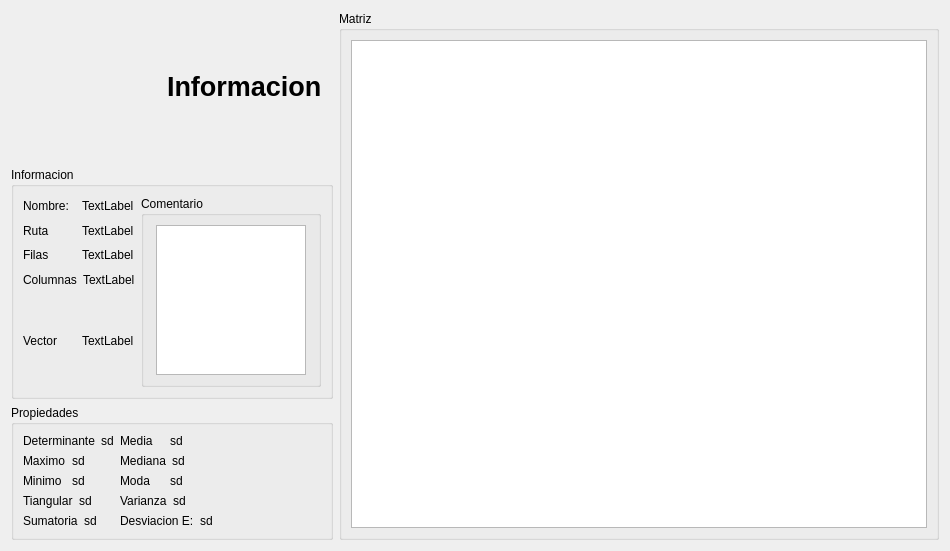
                <widget class="QWidget" name="baseSalidasPage3">
                 <layout class="QGridLayout" name="gridLayout_18">
                  <item row="0" column="0">
                   <layout class="QHBoxLayout" name="horizontalLayout_29">
                    <item>
                     <layout class="QVBoxLayout" name="verticalLayout_11">
                      <item>
                       <layout class="QHBoxLayout" name="horizontalLayout_11">
                        <item>
                         <widget class="QLabel" name="label_18">
                          <property name="minimumSize">
                           <size>
                            <width>150</width>
                            <height>150</height>
                           </size>
                          </property>
                          <property name="maximumSize">
                           <size>
                            <width>150</width>
                            <height>150</height>
                           </size>
                          </property>
                          <property name="styleSheet">
                           <string notr="true">border-image: url(:/new/prefix1/iconos/informacion.png);</string>
                          </property>
                          <property name="text">
                           <string/>
                          </property>
                         </widget>
                        </item>
                        <item>
                         <widget class="QLabel" name="label_16">
                          <property name="font">
                           <font>
                            <pointsize>20</pointsize>
                            <bold>true</bold>
                           </font>
                          </property>
                          <property name="text">
                           <string>Informacion</string>
                          </property>
                         </widget>
                        </item>
                       </layout>
                      </item>
                      <item>
                       <layout class="QVBoxLayout" name="verticalLayout_10">
                        <item>
                         <widget class="QGroupBox" name="groupBox_3">
                          <property name="title">
                           <string>Informacion</string>
                          </property>
                          <layout class="QGridLayout" name="gridLayout_16">
                           <item row="0" column="0">
                            <layout class="QHBoxLayout" name="horizontalLayout_17">
                             <item>
                              <layout class="QVBoxLayout" name="verticalLayout_7">
                               <item>
                                <layout class="QVBoxLayout" name="verticalLayout_6">
                                 <item>
                                  <layout class="QVBoxLayout" name="verticalLayout_5">
                                   <item>
                                    <layout class="QHBoxLayout" name="horizontalLayout_12">
                                     <item>
                                      <widget class="QLabel" name="label_20">
                                       <property name="text">
                                        <string>Nombre:</string>
                                       </property>
                                      </widget>
                                     </item>
                                     <item>
                                      <widget class="QLabel" name="iNombre">
                                       <property name="text">
                                        <string>TextLabel</string>
                                       </property>
                                      </widget>
                                     </item>
                                    </layout>
                                   </item>
                                   <item>
                                    <layout class="QHBoxLayout" name="horizontalLayout_13">
                                     <item>
                                      <widget class="QLabel" name="label_21">
                                       <property name="text">
                                        <string>Ruta</string>
                                       </property>
                                      </widget>
                                     </item>
                                     <item>
                                      <widget class="QLabel" name="iRuta">
                                       <property name="text">
                                        <string>TextLabel</string>
                                       </property>
                                      </widget>
                                     </item>
                                    </layout>
                                   </item>
                                   <item>
                                    <layout class="QHBoxLayout" name="horizontalLayout_14">
                                     <item>
                                      <widget class="QLabel" name="label_22">
                                       <property name="text">
                                        <string>Filas</string>
                                       </property>
                                      </widget>
                                     </item>
                                     <item>
                                      <widget class="QLabel" name="iFilas">
                                       <property name="text">
                                        <string>TextLabel</string>
                                       </property>
                                      </widget>
                                     </item>
                                    </layout>
                                   </item>
                                   <item>
                                    <layout class="QHBoxLayout" name="horizontalLayout_15">
                                     <item>
                                      <widget class="QLabel" name="label_23">
                                       <property name="text">
                                        <string>Columnas</string>
                                       </property>
                                      </widget>
                                     </item>
                                     <item>
                                      <widget class="QLabel" name="iColumnas">
                                       <property name="text">
                                        <string>TextLabel</string>
                                       </property>
                                      </widget>
                                     </item>
                                    </layout>
                                   </item>
                                  </layout>
                                 </item>
                                 <item>
                                  <layout class="QHBoxLayout" name="horizontalLayout_16">
                                   <item>
                                    <widget class="QLabel" name="label_34">
                                     <property name="text">
                                      <string>Vector</string>
                                     </property>
                                    </widget>
                                   </item>
                                   <item>
                                    <widget class="QLabel" name="iVector">
                                     <property name="text">
                                      <string>TextLabel</string>
                                     </property>
                                    </widget>
                                   </item>
                                  </layout>
                                 </item>
                                </layout>
                               </item>
                              </layout>
                             </item>
                             <item>
                              <widget class="QGroupBox" name="groupBox_6">
                               <property name="minimumSize">
                                <size>
                                 <width>180</width>
                                 <height>0</height>
                                </size>
                               </property>
                               <property name="maximumSize">
                                <size>
                                 <width>180</width>
                                 <height>16777215</height>
                                </size>
                               </property>
                               <property name="title">
                                <string>Comentario</string>
                               </property>
                               <layout class="QGridLayout" name="gridLayout_15">
                                <item row="0" column="0">
                                 <widget class="QTextEdit" name="iComentario">
                                  <property name="minimumSize">
                                   <size>
                                    <width>150</width>
                                    <height>0</height>
                                   </size>
                                  </property>
                                  <property name="maximumSize">
                                   <size>
                                    <width>150</width>
                                    <height>150</height>
                                   </size>
                                  </property>
                                  <property name="readOnly">
                                   <bool>false</bool>
                                  </property>
                                 </widget>
                                </item>
                               </layout>
                              </widget>
                             </item>
                            </layout>
                           </item>
                          </layout>
                         </widget>
                        </item>
                        <item>
                         <widget class="QGroupBox" name="groupBox_4">
                          <property name="title">
                           <string>Propiedades</string>
                          </property>
                          <layout class="QGridLayout" name="gridLayout_17">
                           <item row="0" column="0">
                            <layout class="QHBoxLayout" name="horizontalLayout_28">
                             <item>
                              <layout class="QVBoxLayout" name="verticalLayout_8">
                               <item>
                                <layout class="QHBoxLayout" name="horizontalLayout_18">
                                 <item>
                                  <widget class="QLabel" name="label_24">
                                   <property name="text">
                                    <string>Determinante</string>
                                   </property>
                                  </widget>
                                 </item>
                                 <item>
                                  <widget class="QLabel" name="iDeterminante">
                                   <property name="text">
                                    <string>sd</string>
                                   </property>
                                  </widget>
                                 </item>
                                </layout>
                               </item>
                               <item>
                                <layout class="QHBoxLayout" name="horizontalLayout_19">
                                 <item>
                                  <widget class="QLabel" name="label_25">
                                   <property name="text">
                                    <string>Maximo</string>
                                   </property>
                                  </widget>
                                 </item>
                                 <item>
                                  <widget class="QLabel" name="iMaximo">
                                   <property name="text">
                                    <string>sd</string>
                                   </property>
                                  </widget>
                                 </item>
                                </layout>
                               </item>
                               <item>
                                <layout class="QHBoxLayout" name="horizontalLayout_20">
                                 <item>
                                  <widget class="QLabel" name="label_33">
                                   <property name="text">
                                    <string>Minimo</string>
                                   </property>
                                  </widget>
                                 </item>
                                 <item>
                                  <widget class="QLabel" name="iMinimo">
                                   <property name="text">
                                    <string>sd</string>
                                   </property>
                                  </widget>
                                 </item>
                                </layout>
                               </item>
                               <item>
                                <layout class="QHBoxLayout" name="horizontalLayout_21">
                                 <item>
                                  <widget class="QLabel" name="label_39">
                                   <property name="text">
                                    <string>Tiangular</string>
                                   </property>
                                  </widget>
                                 </item>
                                 <item>
                                  <widget class="QLabel" name="Triangular">
                                   <property name="text">
                                    <string>sd</string>
                                   </property>
                                  </widget>
                                 </item>
                                </layout>
                               </item>
                               <item>
                                <layout class="QHBoxLayout" name="horizontalLayout_22">
                                 <item>
                                  <widget class="QLabel" name="label_28">
                                   <property name="text">
                                    <string>Sumatoria</string>
                                   </property>
                                  </widget>
                                 </item>
                                 <item>
                                  <widget class="QLabel" name="iSumatoria">
                                   <property name="text">
                                    <string>sd</string>
                                   </property>
                                  </widget>
                                 </item>
                                </layout>
                               </item>
                              </layout>
                             </item>
                             <item>
                              <layout class="QVBoxLayout" name="verticalLayout_9">
                               <item>
                                <layout class="QHBoxLayout" name="horizontalLayout_23">
                                 <item>
                                  <widget class="QLabel" name="label_37">
                                   <property name="text">
                                    <string>Media</string>
                                   </property>
                                  </widget>
                                 </item>
                                 <item>
                                  <widget class="QLabel" name="iMedia">
                                   <property name="text">
                                    <string>sd</string>
                                   </property>
                                  </widget>
                                 </item>
                                </layout>
                               </item>
                               <item>
                                <layout class="QHBoxLayout" name="horizontalLayout_24">
                                 <item>
                                  <widget class="QLabel" name="label_26">
                                   <property name="text">
                                    <string>Mediana</string>
                                   </property>
                                  </widget>
                                 </item>
                                 <item>
                                  <widget class="QLabel" name="iMediana">
                                   <property name="text">
                                    <string>sd</string>
                                   </property>
                                  </widget>
                                 </item>
                                </layout>
                               </item>
                               <item>
                                <layout class="QHBoxLayout" name="horizontalLayout_25">
                                 <item>
                                  <widget class="QLabel" name="label_27">
                                   <property name="text">
                                    <string>Moda</string>
                                   </property>
                                  </widget>
                                 </item>
                                 <item>
                                  <widget class="QLabel" name="iModa">
                                   <property name="text">
                                    <string>sd</string>
                                   </property>
                                  </widget>
                                 </item>
                                </layout>
                               </item>
                               <item>
                                <layout class="QHBoxLayout" name="horizontalLayout_26">
                                 <item>
                                  <widget class="QLabel" name="label_35">
                                   <property name="text">
                                    <string>Varianza</string>
                                   </property>
                                  </widget>
                                 </item>
                                 <item>
                                  <widget class="QLabel" name="iVarianza">
                                   <property name="text">
                                    <string>sd</string>
                                   </property>
                                  </widget>
                                 </item>
                                </layout>
                               </item>
                               <item>
                                <layout class="QHBoxLayout" name="horizontalLayout_27">
                                 <item>
                                  <widget class="QLabel" name="label_38">
                                   <property name="text">
                                    <string>Desviacion E:</string>
                                   </property>
                                  </widget>
                                 </item>
                                 <item>
                                  <widget class="QLabel" name="iDE">
                                   <property name="text">
                                    <string>sd</string>
                                   </property>
                                  </widget>
                                 </item>
                                </layout>
                               </item>
                              </layout>
                             </item>
                            </layout>
                           </item>
                           <item row="0" column="1">
                            <widget class="QLabel" name="label_64">
                             <property name="text">
                              <string/>
                             </property>
                            </widget>
                           </item>
                          </layout>
                         </widget>
                        </item>
                       </layout>
                      </item>
                     </layout>
                    </item>
                    <item>
                     <widget class="QGroupBox" name="groupBox_7">
                      <property name="minimumSize">
                       <size>
                        <width>600</width>
                        <height>0</height>
                       </size>
                      </property>
                      <property name="title">
                       <string>Matriz</string>
                      </property>
                      <layout class="QGridLayout" name="gridLayout_19">
                       <item row="0" column="0">
                        <widget class="QTableWidget" name="tableWidget"/>
                       </item>
                      </layout>
                     </widget>
                    </item>
                   </layout>
                  </item>
                 </layout>
                </widget>
